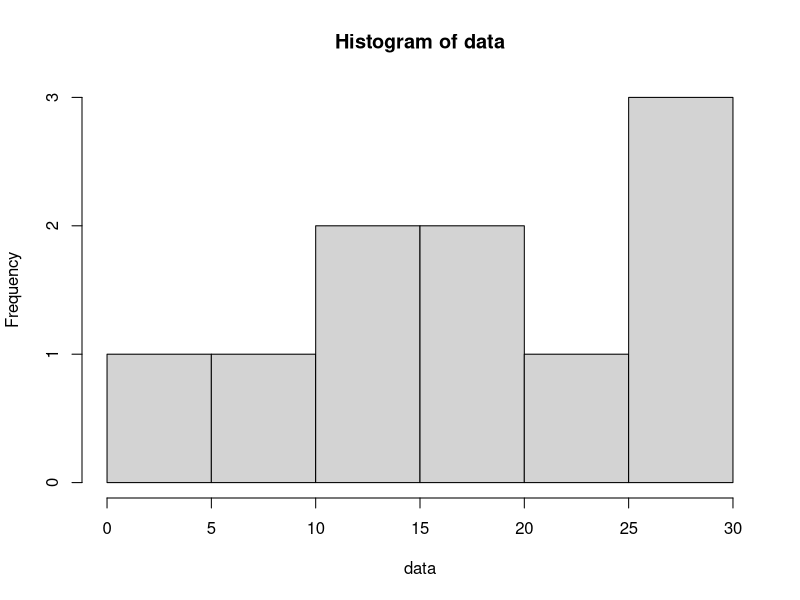
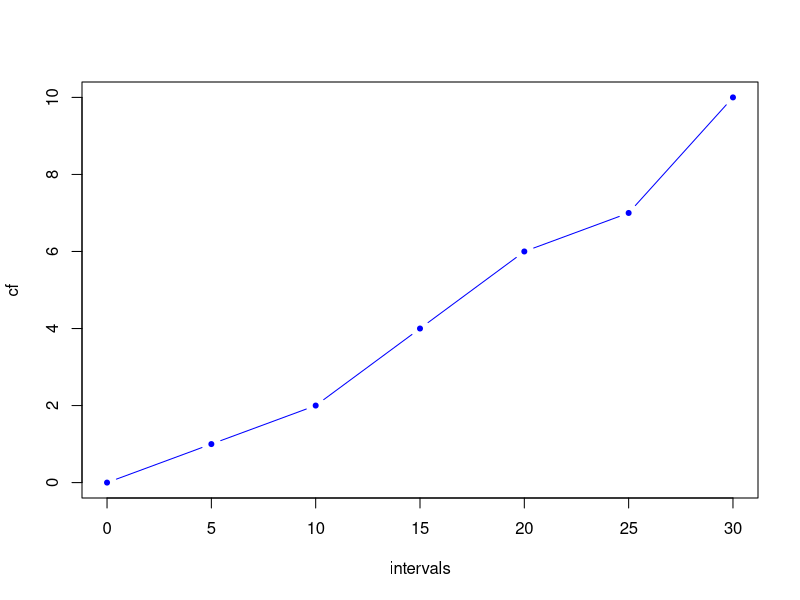

R code for these plots, in order:
## ---- chunk 1
data <- c(16, 26, 12, 10, 27, 30, 14,  1, 25, 20)
stem(data)
## ---- chunk 2
data <- c(16, 26, 12, 10, 27, 30, 14,  1, 25, 20)
h <- hist(data)
## ---- chunk 3
intervals <- seq(from = min(h$breaks), to = max(h$breaks), by = h$breaks[2] - h$breaks[1])
intervals <- c(0, intervals[-1])
# Cumulative sums
cf = c(0, cumsum(h$counts))
plot(intervals, cf, type = "b", col = "blue", pch = 20)
